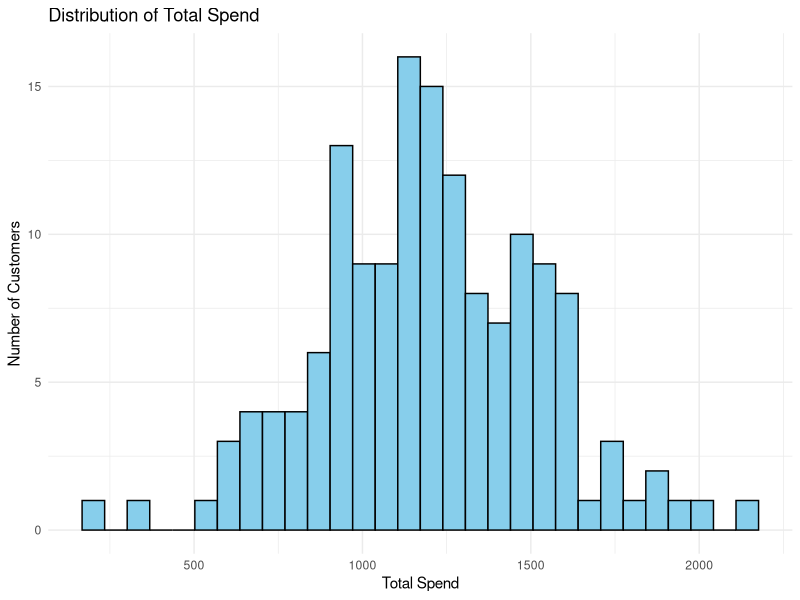
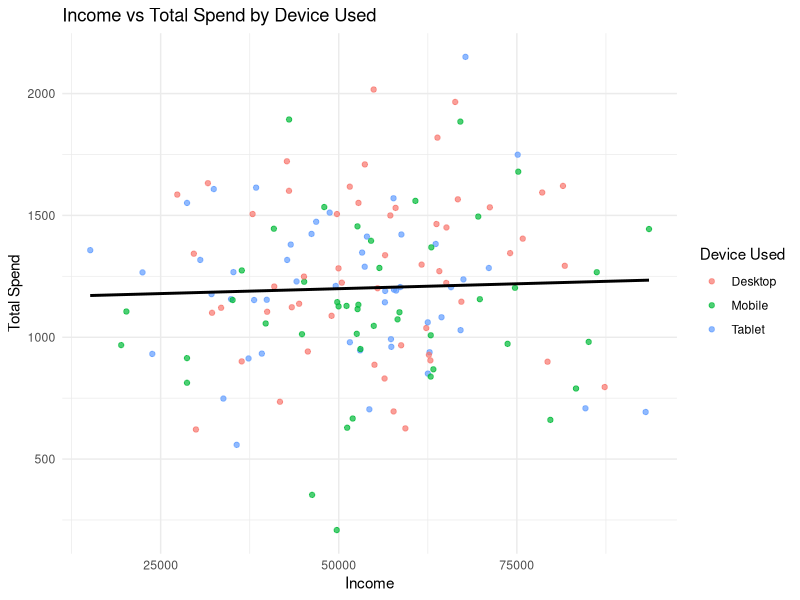
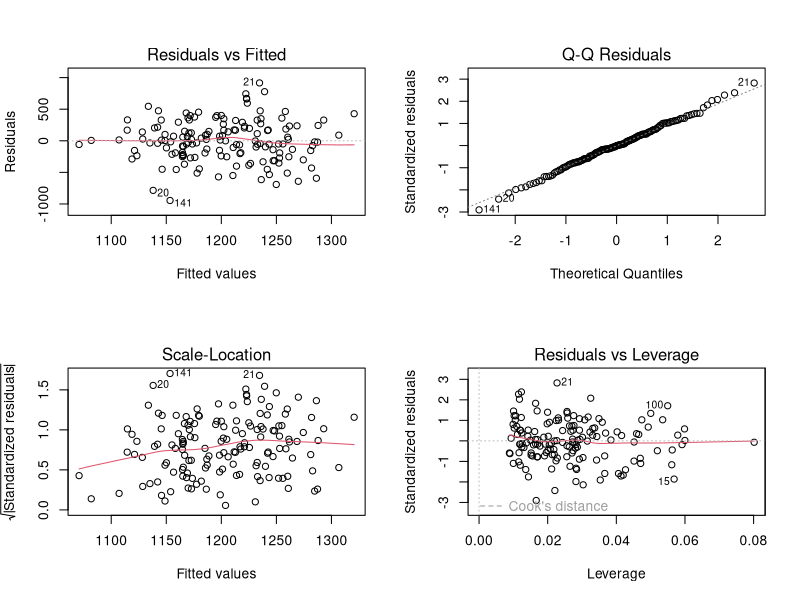
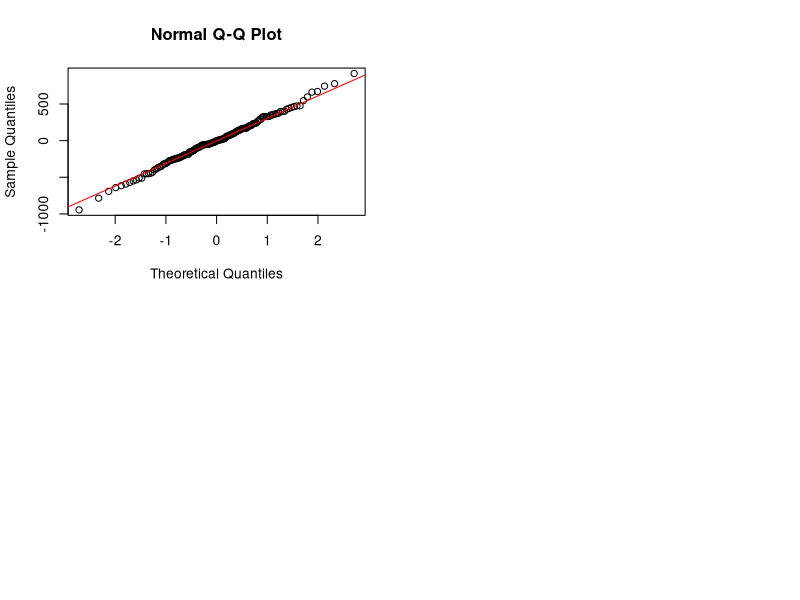

These figures' R source, in order:
# ================================================
# Final Project: Regression Model Development and Validation
# Module 5 - Final Project
# ================================================

# ================================================
# Graded Challenge 1: Data Preparation & Exploration (25 points)
# ================================================

# Step 1: Load dependencies and dataset
library(tidyverse)     # For data wrangling and visualization
library(broom)         # For tidying model outputs
library(car)           # For checking multicollinearity
library(ggplot2)       # For plotting


# Load dataset
analysis_df <- read_csv("regression_model_final.csv")

# Step 2: Examine structure and summary statistics
# Check the structure of the dataset
str(analysis_df)

# Alternatively, use glimpse() from dplyr for a cleaner look
# glimpse(analysis_df)

# View the first few rows
head(analysis_df)

# Summary statistics for numeric variables
summary(analysis_df)

colnames(analysis_df)

# Step 3: Identify and remove missing values
colSums(is.na(analysis_df))

# Step 4: Calculate mean and standard deviation for:
# Income, Age, TotalSpend



mean_income = mean(analysis_df$Income, na.rm = TRUE)

mean_age    = mean(analysis_df$Age, na.rm = TRUE)

mean_totalspend  = mean(analysis_df$TotalSpend, na.rm = TRUE)

sd_income <- sd(analysis_df$Income, na.rm = TRUE)
sd_age <- sd(analysis_df$Age, na.rm = TRUE)
sd_totalspend <- sd(analysis_df$TotalSpend, na.rm = TRUE)

# Print results
mean_income; mean_age; mean_totalspend
sd_income; sd_age; sd_totalspend


# ================================================
# Graded Challenge 2: Data Visualization with ggplot2 (25 points)
# ================================================

# Step 1: Histogram of TotalSpend
# - Fill color: skyblue
# - Border color: black
# - Bins: 30
# - Title: "Distribution of Total Spend"
# - X-axis: "Total Spend"
# - Y-axis: "Number of Customers"
# Step 1: Histogram of TotalSpend

plot_1 <- ggplot(analysis_df, aes(x = TotalSpend)) +
  geom_histogram(
    bins = 30,
    fill = "skyblue",
    color = "black"
  ) +
  labs(
    title = "Distribution of Total Spend",
    x = "Total Spend",
    y = "Number of Customers"
  ) +
  theme_minimal()

# Display the plot
print(plot_1)


# Step 2: Scatter plot of Income vs TotalSpend
# - Color points by DeviceUsed
# - Add a linear trend line
# - Title: "Income vs Total Spend by Device Used"
# Step 2: Scatter plot of Income vs TotalSpend

plot_2 <- ggplot(analysis_df, aes(x = Income, y = TotalSpend, color = DeviceUsed)) +
  geom_point(alpha = 0.7) +  # semi-transparent points
  geom_smooth(method = "lm", se = FALSE, color = "black") +  # linear trend line
  labs(
    title = "Income vs Total Spend by Device Used",
    x = "Income",
    y = "Total Spend",
    color = "Device Used"
  ) +
  theme_minimal()

# Display the plot
print(plot_2)


# Step 3: Insights and Recommendations
# Describe 3–4 sentences about key findings
# Provide 2 bullet-style recommendations

# KEY FINDINGS:
# Add your sentences here.

# - Recommendation 1: YOUR COMMENT HERE
# - Recommendation 2: YOUR COMMENT HERE

# The Distribution almost Normal with 15 customers at 1200 Total Spend
# All devices are equally distributed and no linearity detected

# ================================================
# Graded Challenge 3: Model Development
# ================================================

# Step 1: Build a simple regression model: TotalSpend ~ Income
model_simple <- lm(TotalSpend ~ Income, data = analysis_df)
print(summary(model_simple))

# Step 2: Report R-squared and interpret slope
r_squared_simple <- summary(model_simple)$r.squared
cat("R-squared for the simple model:", r_squared_simple, "\n")

slope_simple <- coef(model_simple)["Income"]
cat("Slope for the simple model:", slope_simple, "\n")

# Step 3: Build a multiple regression model with:
# Income, Age, PurchaseHistoryScore
model_multi <- lm(TotalSpend ~ Income + Age + PurchaseHistoryScore, data = analysis_df)
  
# Step 4: Use summary() and broom::glance() to evaluate
summary <- summary(model_multi)
print(summary)

# Add broom::glance() here
broom_evaluation <- broom::glance(model_multi)
print(broom_evaluation)

# ================================================
# Graded Challenge 4: Model Validation & Prediction
# ================================================

# Pre Reqs: Use the model created in Activity 3.
# Step 1: Use diagnostic plots and vif() to evaluate assumptions using par() with c(2,2)

# YOUR CODE HERE for par()

par(mfrow = c(2, 2))  # set plotting layout
plot_4 <- plot(model_multi)  # this will plot directly
car::vif(model_multi) # check multicollinearity

# Step 2: Check for normality using qqnorm(), qqline(), and shapiro.test()
qqnorm(residuals(model_multi))
qqline(residuals(model_multi), col = "red")

shapiro_result <- shapiro.test(residuals(model_multi))
print(shapiro_result)

# Step 3: Predict TotalSpend for 3 new customer profiles
# - Customer 1: (Income = 55000, Age: 30, PurchaseHistoryScore: 60)
# - Customer 2: (Income = 75000, Age: 45, PurchaseHistoryScore: 80)
# - Customer 3: (Income = 95000, Age: 60, PurchaseHistoryScore: 90)

new_profiles <- tibble(
  Income = c(55000, 75000, 95000),
  Age = c(30, 45, 60),
  PurchaseHistoryScore = c(60, 80, 90)
)


# Step 4: Add prediction intervals and interpret results
prediction_intervals <- predict(
  model_multi,
  newdata = new_profiles,
  interval = "prediction"
)
print(prediction_intervals)

# Step 5: Estimate likelihood of high spending behavior
# Fill in the blanks with your code below

# Part A: Create a binary variable 'HighSpender' where TotalSpend > 500
analysis_df_final <- analysis_df %>%
  mutate(HighSpender = ifelse(TotalSpend > 500, 1, 0))
  
  # Part B: Fit a logistic regression model predicting HighSpender from Age, Income, and PurchaseHistoryScore
  logistic_model <- glm(
    HighSpender ~ Age + Income + PurchaseHistoryScore,
    data = analysis_df_final,
    family = binomial
  )

# Part C: Create a new tibble with a hypothetical customer profile
# - Customer: (Income = 50000, Age: 40, PurchaseHistoryScore: 70)

test_customer <- tibble(
    Income = 50000,
    Age = 40,
    PurchaseHistoryScore = 70
)

# Part D: Use predict(..., type = "response") to estimate probability
# Predict probability of high spending
predicted_probability <- predict(
  logistic_model,
  newdata = test_customer,
  type = "response"
)
print(predicted_probability)
